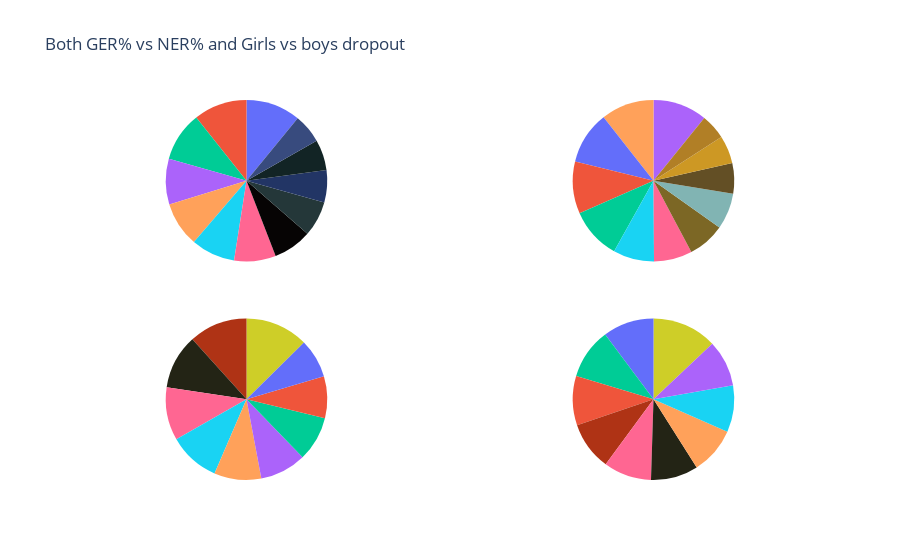

The notebook cell this image was saved under:
### Code cell
import plotly.graph_objects as go
from plotly.subplots import make_subplots
labels=['2009','2010','2011','2012','2013','2014','2015','2016','2017','2018','2019','2020']

# Define color sets of paintings
night_colors = ['rgb(56, 75, 126)', 'rgb(18, 36, 37)', 'rgb(34, 53, 101)',
                'rgb(36, 55, 57)', 'rgb(6, 4, 4)']
sunflowers_colors = ['rgb(177, 127, 38)', 'rgb(205, 152, 36)', 'rgb(99, 79, 37)',
                     'rgb(129, 180, 179)', 'rgb(124, 103, 37)']
irises_colors = ['rgb(33, 75, 99)', 'rgb(79, 129, 102)', 'rgb(151, 179, 100)',
                 'rgb(175, 49, 35)', 'rgb(36, 73, 147)']
cafe_colors =  ['rgb(146, 123, 21)', 'rgb(177, 180, 34)', 'rgb(206, 206, 40)',
                'rgb(175, 51, 21)', 'rgb(35, 36, 21)']

# Create subplots, using 'domain' type for pie charts
specs = [[{'type':'domain'}, {'type':'domain'}], [{'type':'domain'}, {'type':'domain'}]]
fig = make_subplots(rows=2, cols=2, specs=specs)

# Define pie charts
fig.add_trace(go.Pie(labels=labels, values=df4['Both(GER%)'], name='Both(GER%)',
                     marker_colors=night_colors), 1, 1)
fig.add_trace(go.Pie(labels=labels, values=df4['Both(NER%)'], name='Both(NER%)',
                     marker_colors=sunflowers_colors), 1, 2)
fig.add_trace(go.Pie(labels=labels, values=df4['Girls(dropout)'], name='Girls(dropout)',
                     marker_colors=cafe_colors), 2, 1)
fig.add_trace(go.Pie(labels=labels, values=df4['Boys(dropout)'], name='Boys(dropout)',
                     marker_colors=cafe_colors), 2, 2)
# Tune layout and hover info
fig.update_traces(hoverinfo='label+percent+name', textinfo='none')
fig.update(layout_title_text='Both GER% vs NER% and Girls vs boys dropout',
           layout_showlegend=False)

fig = go.Figure(fig)
fig.show()

### Figure 1 — Plotly figure (JSON) as saved in the notebook; plotly's stock layout.template omitted (floating-point values rounded to 4 significant figures)
{"data": [{"domain": {"x": [0, 0.45], "y": [0.575, 1]}, "hoverinfo": "label+percent+name", "labels": ["2009", "2010", "2011", "2012", "2013", "2014", "2015", "2016", "2017", "2018", "2019", "2020"], "marker": {"colors": ["rgb(56, 75, 126)", "rgb(18, 36, 37)", "rgb(34, 53, 101)", "rgb(36, 55, 57)", "rgb(6, 4, 4)"]}, "name": "Both(GER%)", "textinfo": "none", "type": "pie", "values": [25.72, 27.13, 28.53, 31.35, 34.16, 36.97, 38.99, 39.77, 40.5, 43.8, 47.32, 48.39]}, {"domain": {"x": [0.55, 1], "y": [0.575, 1]}, "hoverinfo": "label+percent+name", "labels": ["2009", "2010", "2011", "2012", "2013", "2014", "2015", "2016", "2017", "2018", "2019", "2020"], "marker": {"colors": ["rgb(177, 127, 38)", "rgb(205, 152, 36)", "rgb(99, 79, 37)", "rgb(129, 180, 179)", "rgb(124, 103, 37)"]}, "name": "Both(NER%)", "textinfo": "none", "type": "pie", "values": [17.34, 19.22, 21.09, 24.84, 25.6, 26.35, 28.25, 36.51, 37.24, 35.43, 35.81, 36.4]}, {"domain": {"x": [0, 0.45], "y": [0, 0.425]}, "hoverinfo": "label+percent+name", "labels": ["2009", "2010", "2011", "2012", "2013", "2014", "2015", "2016", "2017", "2018", "2019", "2020"], "marker": {"colors": ["rgb(146, 123, 21)", "rgb(177, 180, 34)", "rgb(206, 206, 40)", "rgb(175, 51, 21)", "rgb(35, 36, 21)"]}, "name": "Girls(dropout)", "textinfo": "none", "type": "pie", "values": [0, 0, 56.43, 52.36, 48.89, 47.67, 45.92, 42.19, 41.52, 40.19, 37.67, 34.86]}, {"domain": {"x": [0.55, 1], "y": [0, 0.425]}, "hoverinfo": "label+percent+name", "labels": ["2009", "2010", "2011", "2012", "2013", "2014", "2015", "2016", "2017", "2018", "2019", "2020"], "marker": {"colors": ["rgb(146, 123, 21)", "rgb(177, 180, 34)", "rgb(206, 206, 40)", "rgb(175, 51, 21)", "rgb(35, 36, 21)"]}, "name": "Boys(dropout)", "textinfo": "none", "type": "pie", "values": [0, 0, 46.73, 34.9, 34.18, 34.52, 33.72, 33.88, 33.43, 36.61, 35.52, 36.8]}], "layout": {"showlegend": false, "title": {"text": "Both GER% vs NER% and Girls vs boys dropout"}}}
